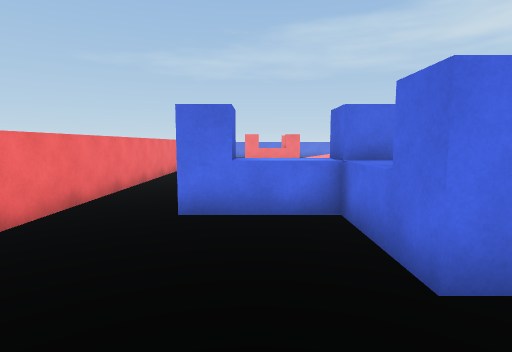
[1] (above)

24 first-person views from a walk through a 3-D level made in the Unity game engine. The camera is 1.3 m above the floor, tilts 6° down and sees 80° across. The floor is counted in squares, 1 m on a side. Each view is taken from the middle of a square. On the plan, view 1 faces up. The plan holds only what a view shows up to about 14 squares ahead; the rest is blank. The player is left out.

[2]
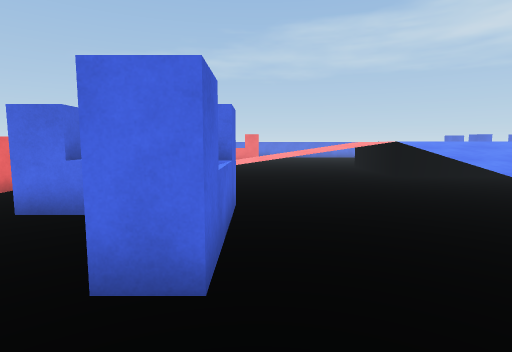

[3]
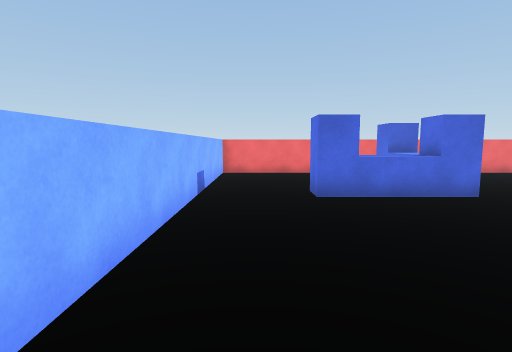

[4]
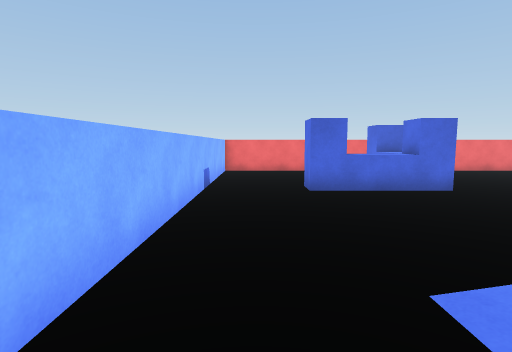

[5]
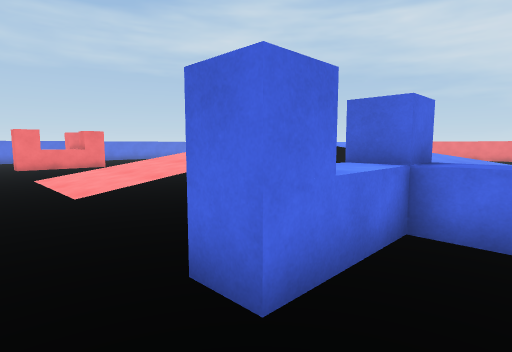

[6]
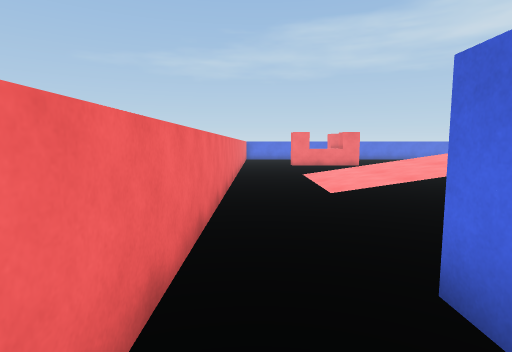

[7]
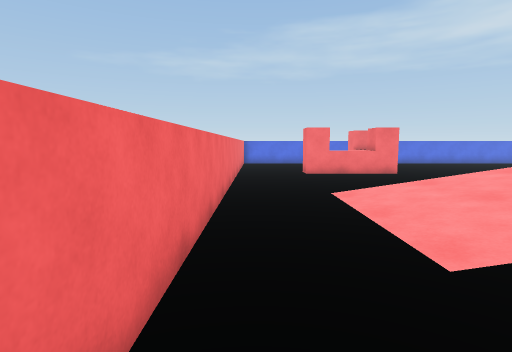

[8]
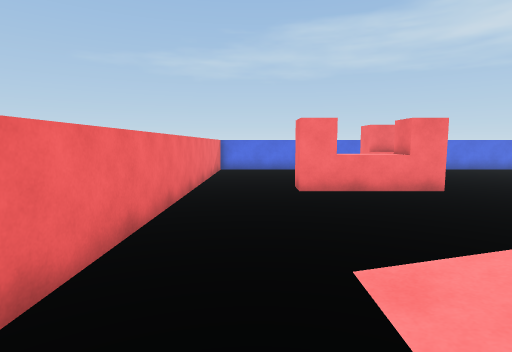

[9]
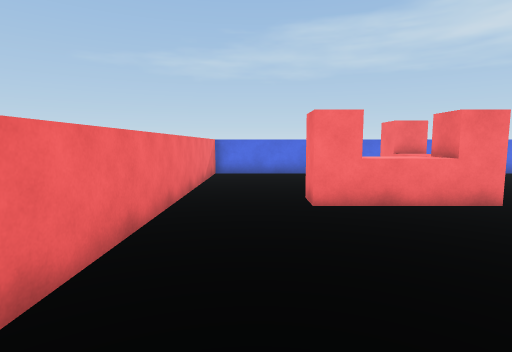

[10]
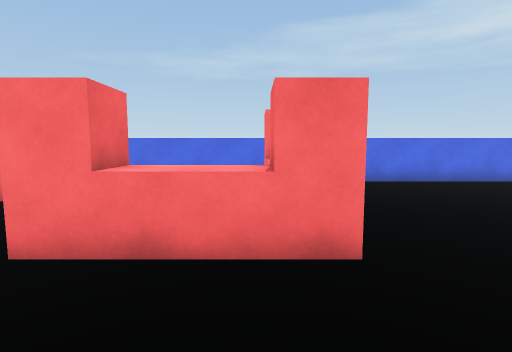

[11]
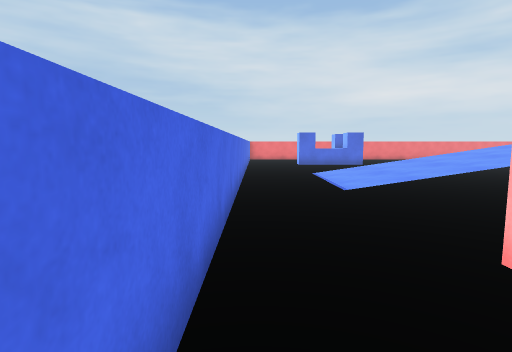

[12]
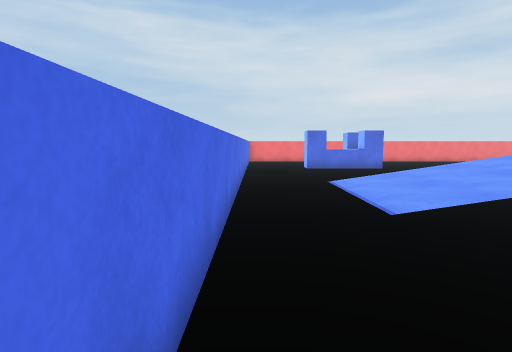

[13]
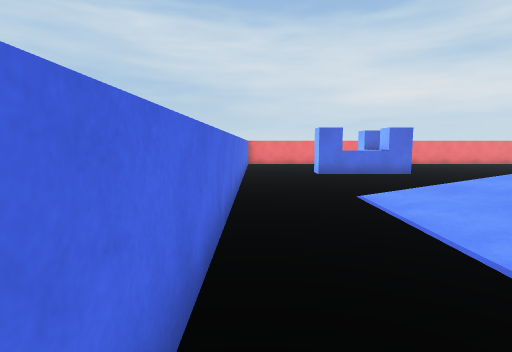

[14]
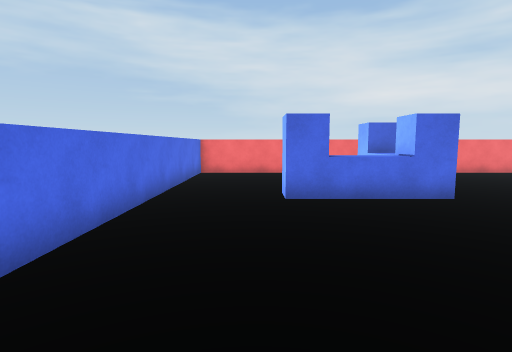

[15]
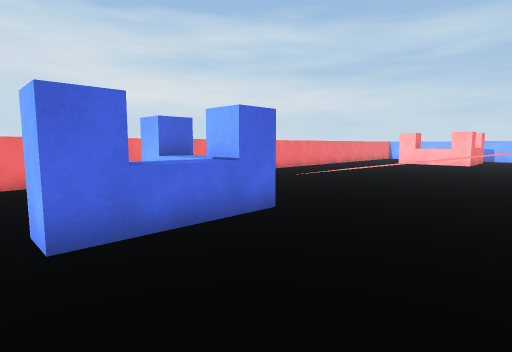

[16]
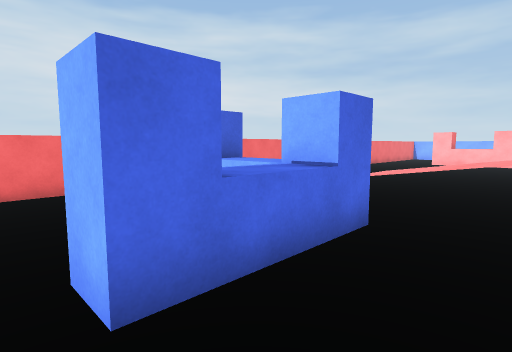

[17]
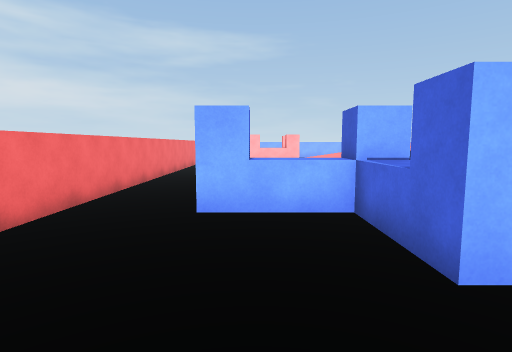

[18]
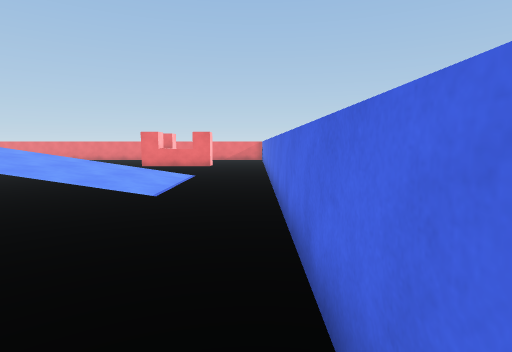

[19]
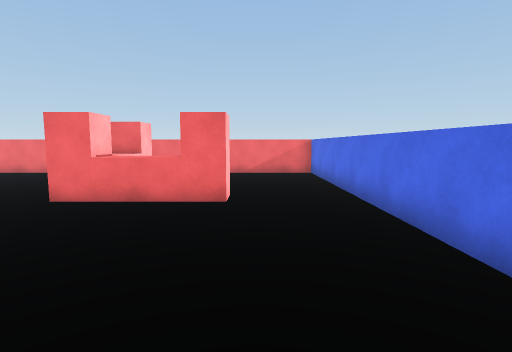

[20]
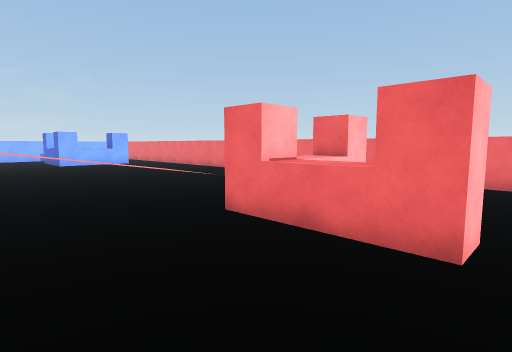

[21]
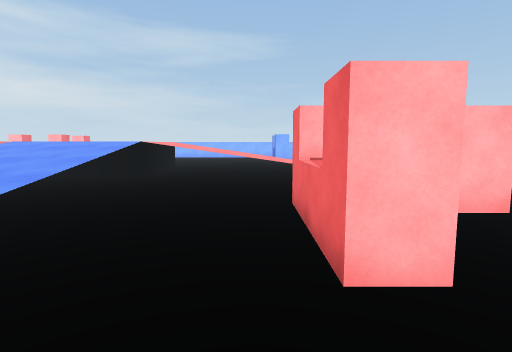

[22]
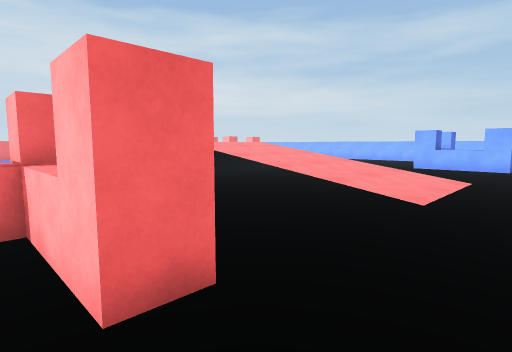

[23]
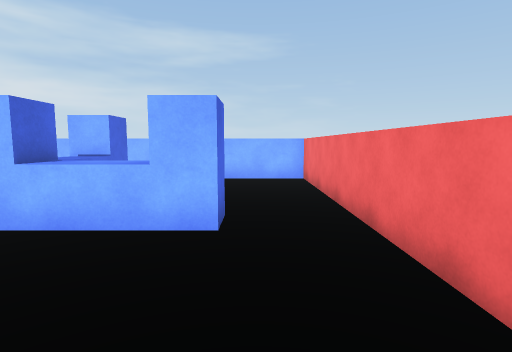

[24]
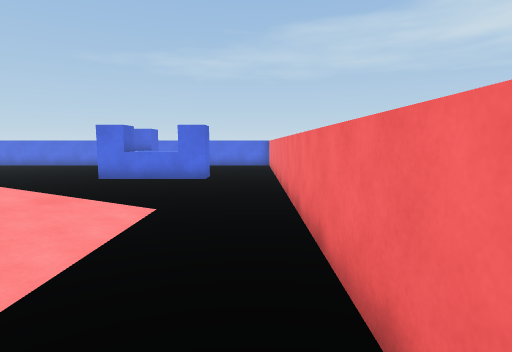

### Floor plan
Key: @ floor where view 1 was taken; # wall or solid block; . main floor; : floor 1.25 m higher than the main floor; + floor 1.5 m higher than the main floor; / step, stairs or slope; = window, fence, low wall or low ledge; O other object.
Columns run from 4 left of view 1 to 26 right of it. Each row starts with its distance up from view 1.
 30 ###############################
 29 #.............................#
 28 #.............................#
 27 #.............................#
 26 #.....OO...............OO.....#
 25 #.....OO...../////.....OO  ...#
 24 #.....OO...../////.....OO. ...#
 23 #..OOOOO...../////.....OOOOO..#
 22 #...OOOO...../////  ....OOOO..#
 21 #............/////  ..........#
 20 #............/////  ..........#
 19 #............/////. ..........#
 18 #............/////. ..........#
 17 #...//////// +++++  ///////...#
 16 #...////////:        //////...#
 15 #...////////:         /////. .#
 14 #...////////:         /////.  #
 13 #...////////:          ////.  #
 12 #...///==    ++++     ==//    #
 11 #............////     ...    .
 10 #............///
  9 #............///
  8 #............/////
  7 #............/////
  6 #..OOOO......  ///
  5 #.....O......
  4 #.....O.....
  3 #.....O....
  2 #..........
  1 #.........    ..
  0 #...@......
 -1 ##############

Where each view was taken, in squares from view 1:
view 1: 0 up, 0 right, facing up
view 2: 0 up, 3 right, facing up
view 3: 1 up, 10 right, facing left
view 4: 1 up, 11 right, facing left
view 5: 4 up, 3 left, facing up-right
view 6: 4 up, 3 left, facing up
view 7: 9 up, 3 left, facing up
view 8: 14 up, 2 left, facing up
view 9: 16 up, 2 left, facing up
view 10: 19 up, 2 right, facing up
view 11: 29 up, 0 right, facing right
view 12: 29 up, 3 right, facing right
view 13: 29 up, 6 right, facing right
view 14: 27 up, 12 right, facing right
view 15: 27 up, 15 right, facing down-right
view 16: 27 up, 17 right, facing down-right
view 17: 29 up, 22 right, facing down
view 18: 29 up, 21 right, facing left
view 19: 27 up, 10 right, facing left
view 20: 27 up, 7 right, facing down-left
view 21: 29 up, 4 right, facing down
view 22: 24 up, 3 left, facing down-right
view 23: 11 up, 2 left, facing down
view 24: 11 up, 25 right, facing up
